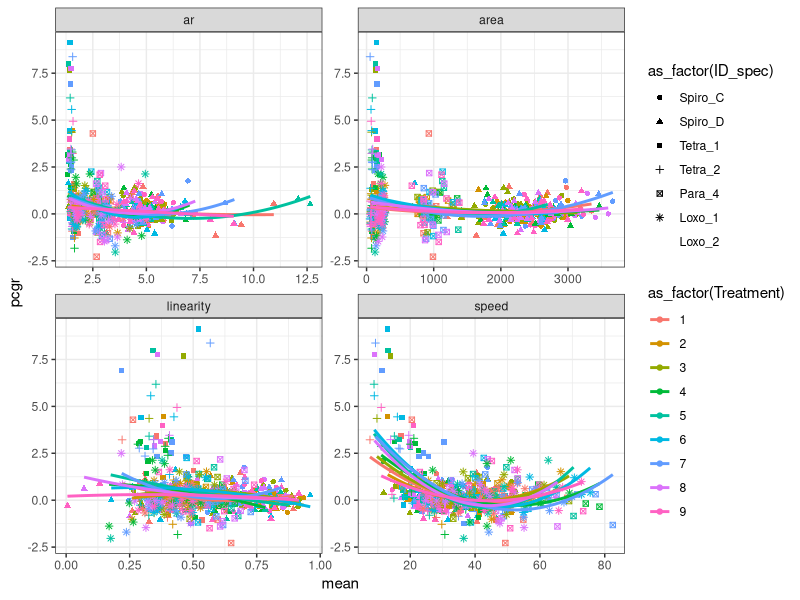

The R script that drew this image: (Note: this script raises an error after producing the figure.)
library(tidyverse)
library(lubridate)
library(mgcv)
#devtools::install_github("ctkremer/growthTools")
#library(growthTools)

# CILIATES ------
## Import data and compute pcgr----
data_cilia <- read.csv("ciliates/DIVERCE_TdB_Ciliates_Traits.csv") %>%
  group_by(Atrazine, Temp, ID_spec) %>%
  mutate(pcgr = log(lead(Count, 1)/Count)/(lead(Days_fromstart, 1)-Days_fromstart),
         .after = Count) %>% 
  filter(pcgr > -5) %>% #Kick out extremely negative pcgr
  pivot_longer(mean_ar:sd_linearity, names_to="trait") %>%
  separate(trait, into=c("stat", "trait"), sep="_") %>%
  pivot_wider(names_from=stat, values_from=value)

ggplot(data_cilia) +
  theme_bw() + 
  geom_point(aes(x=mean, y=pcgr, pch=as_factor(ID_spec),
                 col=as_factor(Treatment))) + 
  geom_smooth(method=lm, aes(x=mean, y=pcgr, colour=as_factor(Treatment)), 
              formula=y ~ poly(x,2), se=F) +
  facet_wrap(vars(trait), scales="free") #, rows = vars(ID_spec)strain ~ 

# CYANO ------
## Import data and compute pcgr----
data_cyano <- read.csv("cyanobacteria/mono_data.csv") %>%
  separate(date.time, sep=" ", into = c("date", "time")) %>%
  mutate(day = yday(date), .after = date) %>%
  select(-c(date, time)) %>%
  group_by(strain, treat) %>%
  mutate(day = day - min(day)) %>%
  select(-population.sd) %>%
  mutate(pcgr = log(lead(population.mean,1)/population.mean)/(lead(day,1)-day),
         .after = population.mean) %>%
  pivot_longer(FSC.HLin.mean:NIR.R.HLin.sd, names_to="trait") %>%
  separate(trait, into=c("trait", "stat"), sep="in.") %>%
  pivot_wider(names_from=stat, values_from=value)

ggplot(data_cyano) +
  theme_bw() + 
  geom_point(aes(x=log10(population.mean), y=pcgr, pch=as_factor(strain),
                 col=as_factor(treat))) + 
  geom_smooth(method=lm, aes(x=log10(population.mean), y=pcgr, 
                             colour=as_factor(treat)), 
              formula=y ~ poly(x,1), se=F) +
  facet_wrap(vars(trait), scales="free") #, rows = vars(ID_spec)strain ~ 

test <- lm(data_cyano, 
           formula = pcgr ~ log10(population.mean)*as_factor(treat) + as_factor(treat))#test linear model
plot(predict(test), data_cyano$pcgr)
